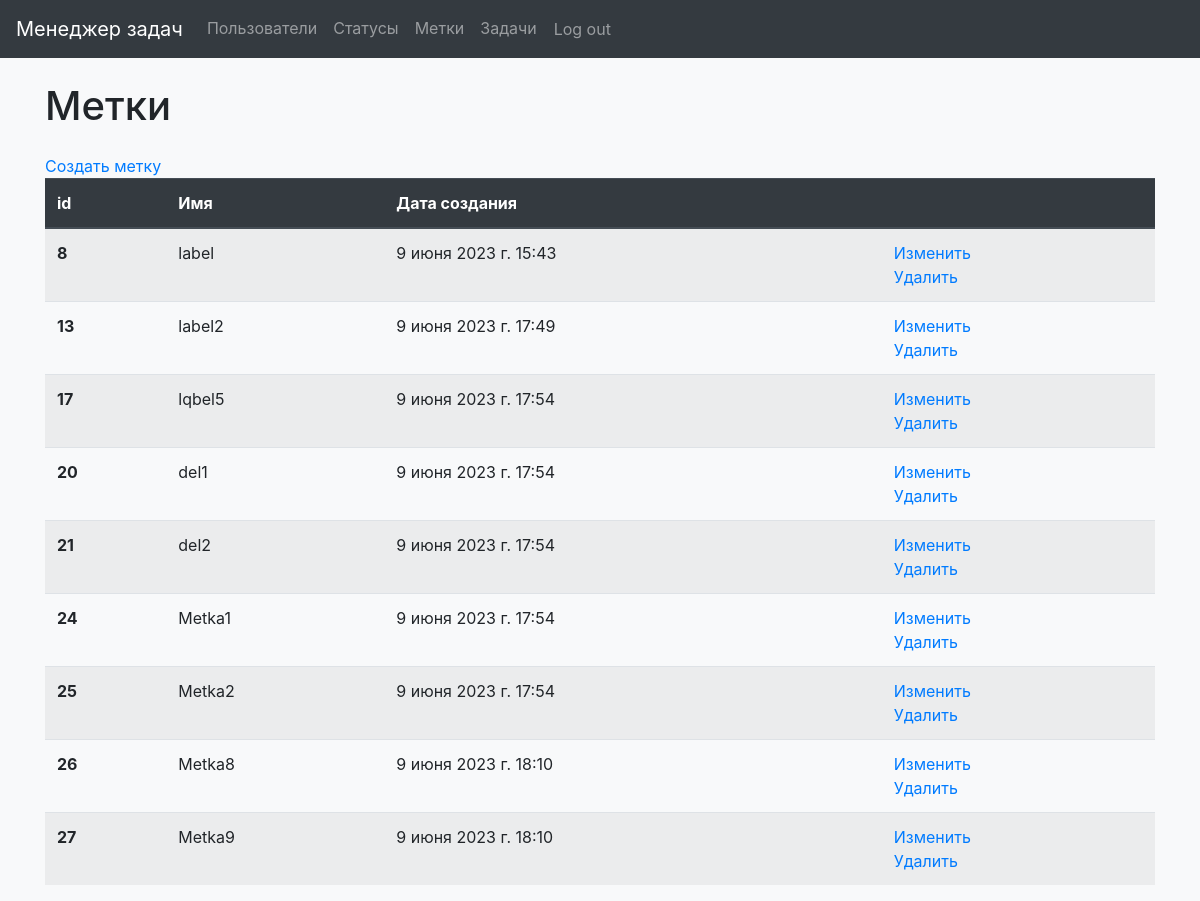
Page /labels/ (signed in) on the committed database.
### task_manager/labels/models.py (models this page shows, shortened)
class Label(models.Model):
    label_name = models.CharField(
        max_length=250,
        unique=True,
        verbose_name=gettext('Name'),
        error_messages={
            'unique': gettext("%(model_name)s with this name already exists.")
        })
    created_at = models.DateTimeField(auto_now_add=True)
    class Meta:
        verbose_name = gettext('Label')

### task_manager/labels/views.py (the view)
# urls.py: path('', LabelsListView.as_view(), name='labels'),
class LabelsListView(View):
    def get(self, request, *args, **kwargs):
        if request.user.is_authenticated:
            labels = Label.objects.all()
            return render(request, 'labels/labels.html', context={
                "labels": labels,
            })
        messages.error(request, gettext(
            'You are not authorized! Please sign in.'
        ))
        return redirect('/login')

### task_manager/templates/labels/labels.html (shortened to what this page needs)
{% extends 'navbar.html' %}
{% load i18n %}
{% block content %}
<body class="bg-light">
  <div class="container wrapper flex-grow-1">
      <h1 class="my-4">{% trans 'Labels' %}</h1>
      <a href="{% url 'create_label' %}">{% trans 'Create label' %}</a>
        <table class="table table-striped">
          <thead class="thead-dark">
            <tr>
              <th scope="col">id</th>
              <th scope="col">{% trans 'Name' %}</th>
              <th scope="col">{% trans 'Date of creation' %}</th>
              <th scope="col"> </th>
            </tr>
          </thead>
          <tbody>
          {% for label in labels %}
            <tr>
              <th scope="row">{{ label.id }}</th>
              <td>{{ label.label_name }}</td>
              <td>{{ label.created_at }}</td>
              <td>
                <a href="{% url 'update_label' id=label.id%}">{% trans 'Update' %}</a>
                    <br>
                <a href="{% url 'delete_label' id=label.id%}">{% trans 'Delete' %}</a>
              </td>
            </tr>
          {% endfor %}
          </tbody>
        </table>
  </div>
</body>
{% endblock %}

### rows in the picture
Label: id "8", label_name "label", created_at "9 июня 2023 г. 15:43"
Label: id "13", label_name "label2", created_at "9 июня 2023 г. 17:49"
Label: id "17", label_name "lqbel5", created_at "9 июня 2023 г. 17:54"
Label: id "20", label_name "del1", created_at "9 июня 2023 г. 17:54"
Label: id "21", label_name "del2", created_at "9 июня 2023 г. 17:54"
Label: id "24", label_name "Metka1", created_at "9 июня 2023 г. 17:54"
Label: id "25", label_name "Metka2", created_at "9 июня 2023 г. 17:54"
Label: id "26", label_name "Metka8", created_at "9 июня 2023 г. 18:10"
Label: id "27", label_name "Metka9", created_at "9 июня 2023 г. 18:10"
